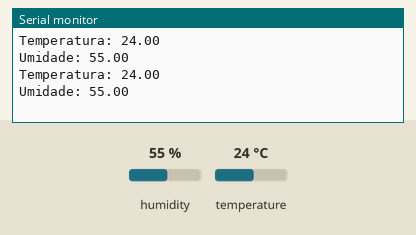
This sketch was run on a simulated ESP8266 (NodeMCU). Shown: the last lines printed to the serial monitor. The test bench sets the inputs (shaded band); at power-on: humidity 55 %, temperature 24 °C.

Above: at 5.8 s.
5.9 s: humidity set to 22 %
At 11.4 s:
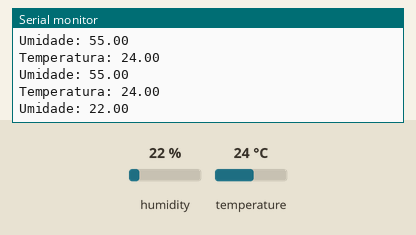
11.9 s: temperature set to 12 °C
At 15.4 s:
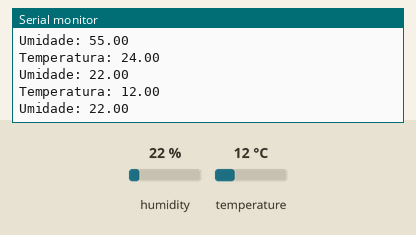
17.9 s: humidity set to 40 %
At 20.6 s:
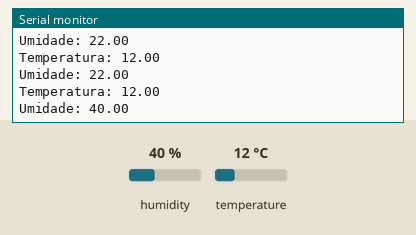
Timing chart, 0 to 22.1 s (numbered marks = the images above; inputs shaded):
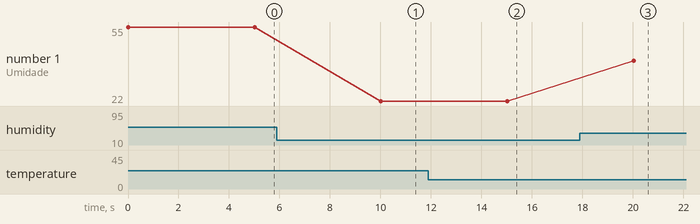

Measured:
- after the input at 5.9 s, the serial monitor: prints a new line after 4.1 s (image 1)
- after the input at 11.9 s, the serial monitor: prints a new line after 3.1 s (image 2)
- after the input at 17.9 s, the serial monitor: prints a new line after 2.1 s (image 3)
- plotted number 1: 55 → 22 after the input at 5.9 s, 22 → 40 after the input at 17.9 s

The sketch:

DHT22.ino
```cpp
#include <DHT.h>

#define DHTPIN D3
#define DHTTYPE DHT22

DHT dht(DHTPIN,DHTTYPE);

void setup() {
  Serial.begin(115200);
}

void loop() {

  float umidade = dht.readHumidity();
  float temperatura = dht.readTemperature(false);

  Serial.print("Temperatura: ");
  Serial.println(temperatura);
  Serial.print("Umidade: ");
  Serial.println(umidade);
  Serial.println("");
  delay(5000);
}
```
